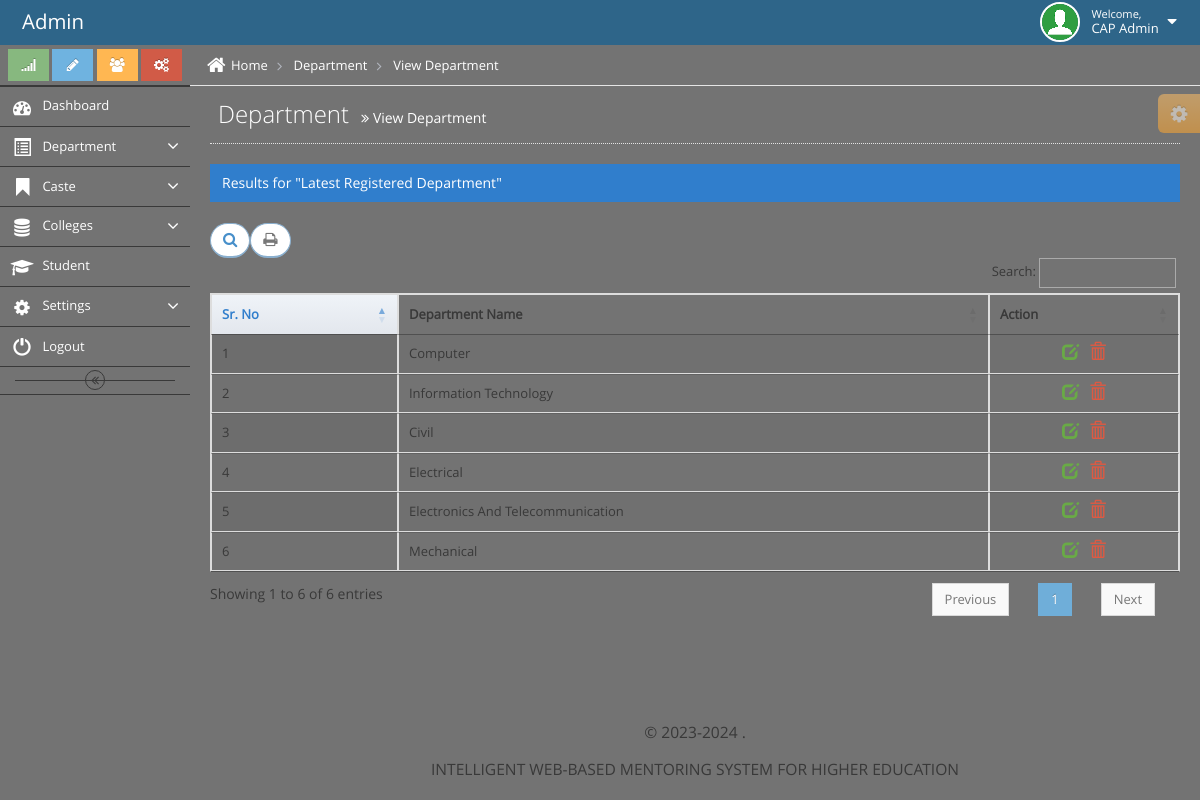
The page /view_department.php (signed in) on the database its author committed.
### tables this page shows
CREATE TABLE `dept_reg` (
  `d_id` int(11) NOT NULL,
  `dept_name` varchar(255) NOT NULL
);

### view_department_tbl.php (the view, shortened to what this page needs)
<?php
include("config.php");
?>
<link rel="stylesheet"  href="https://cdn.datatables.net/1.10.13/css/jquery.dataTables.min.css" />
<link rel="stylesheet"  href="https://cdn.datatables.net/buttons/1.2.4/css/buttons.dataTables.min.css" />
</head>
<body><br />
<div style="overflow: scroll;">
<table width="100%" border="1" cellspacing="0" class="display nowrap table-bordered table-hover" id="example">
        <thead>
            <tr>
              <th>Sr. No</th>
              <th> Department Name</th>
              <th>Action</th>
            </tr>
        </thead>
        <tbody>
		<?php
		$query="select * from dept_reg ORDER BY d_id DESC ";
		$res=mysqli_query($con,$query) or die(mysqli_error($con));
		$counter=0;
		while($row=mysqli_fetch_array($res))
		{
		extract($row)
		?>
		<tr>
				<td><?php echo ++$counter; ?></td>
				<td><?php echo $dept_name; ?></td>
				<td align="center">
					<a class="green"  href="edit_department.php?d_id=<?php echo $d_id; ?>" title="Edit Department">
<i class="ace-icon glyphicon glyphicon-edit bigger-130"></i>
					</a>
					<a class="red" onClick="return confirm('Are You Sure You Want To Delete This Department ?');"  href="delete_department.php?d_id=<?php echo $d_id; ?>" title="Delete Department">
<i class="ace-icon glyphicon glyphicon-trash bigger-130"></i>
					</a>
				</td>
			</tr>
          <?php
		}
		?>
		</tbody>
</table>
</div>
</body>
</html>

### rows shown on the page
dept_reg: dept_name "Computer"
dept_reg: dept_name "Information Technology"
dept_reg: dept_name "Civil"
dept_reg: dept_name "Electrical"
dept_reg: dept_name "Electronics And Telecommunication"
dept_reg: dept_name "Mechanical"

### other values the page prints
$_SESSION['name'] "CAP Admin"
